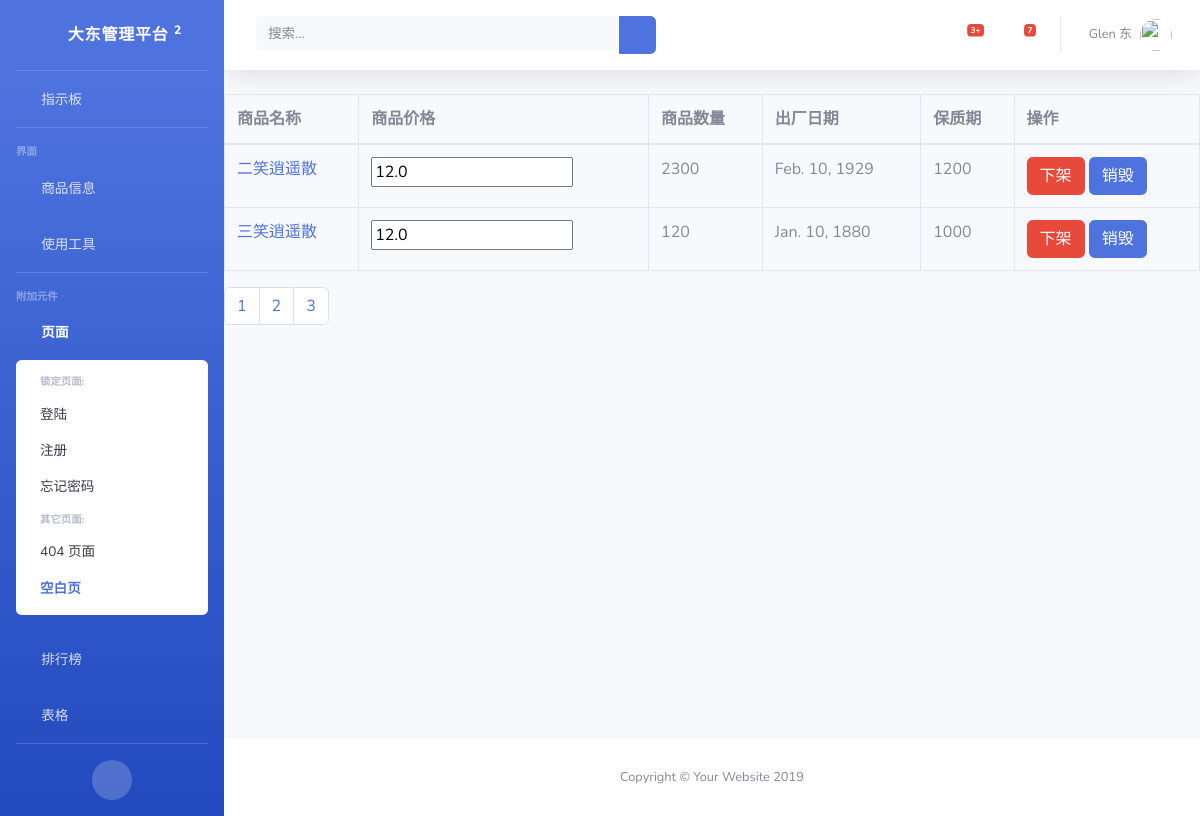
Page /Store/list_goods/?keywords=&page_num=3 on the committed database.
### Store/models.py (models this page shows)
class Goods(models.Model):
    goods_name = models.CharField(max_length=32,verbose_name="商品名称")
    goods_price = models.FloatField(verbose_name="商品价格")
    goods_image = models.ImageField(upload_to="store/image",verbose_name="商品图片")
    goods_number = models.IntegerField(verbose_name="商品数量库存")
    goods_description = models.TextField(verbose_name="商品描述")
    goods_date = models.DateField(verbose_name="出厂日期")
    goods_safeDate = models.IntegerField(verbose_name="保质期")
    store_id = models.ManyToManyField(to=Store,verbose_name="商品店铺")

### Store/views.py (the view)
# urls.py: path('list_goods/',list_goods),
def list_goods(request):
    keywords = request.GET.get("keywords","") #查询关键词
    page_num = request.GET.get("page_num",1) #页码
    if keywords: #判断关键词是否存在
        goods_list = Goods.objects.filter(goods_name__contains=keywords)#完成了模糊查询
    else: #如果关键词不存在，查询所有
        goods_list = Goods.objects.all()
    paginator = Paginator(goods_list,3)
    page = paginator.page(int(page_num))
    page_range = paginator.page_range
    return render(request,"store/goods_list.html",{"page":page,"page_range":page_range,"keywords":keywords})

### Store/templates/Store/goods_list.html (shortened to what this page needs)
{% extends "store/base.html" %}
{% block content %}
    <table class="table table-bordered">
        <thead>
            <tr>
               <th>商品名称</th>
               <th>商品价格</th>
               <th>商品数量</th>
               <th>出厂日期</th>
               <th>保质期</th>
               <th>操作</th>
            </tr>
        </thead>
        <tbody>
            {% for goods in page %}
                <tr>
                    <td><a href="/Store/goods/{{ goods.id }}/">{{ goods.goods_name }}</a></td>
                    <td>
                        <input type="text" value="{{ goods.goods_price }}">
                    </td>
                    <td>{{ goods.goods_number }}</td>
                    <td>{{ goods.goods_date }}</td>
                    <td>{{ goods.goods_safeDate }}</td>
                    <td>
                        <a class="btn btn-danger" href="#">下架</a>
                        <a class="btn btn-primary" href="#">销毁</a>
                    </td>
                </tr>
            {% endfor %}
        </tbody>
    </table>
    <div class="dataTables_paginate paging_simple_numbers">
        <ul class="pagination">
            {% for p in page_range %}
            <li class="paginate_button page-item">
                <a class="page-link" href="?keywords={{ keywords }}&page_num={{ p }}">{{ p }}</a>
            </li>
            {% endfor %}
        </ul>
    </div>
{% endblock %}

### rows in the picture
Goods: goods_name "二笑逍遥散", goods_price "12.0", goods_number "2300", goods_date "Feb. 10, 1929", goods_safeDate "1200"
Goods: goods_name "三笑逍遥散", goods_price "12.0", goods_number "120", goods_date "Jan. 10, 1880", goods_safeDate "1000"

### other values in the picture
{{ p }} "1" "2" "3"
